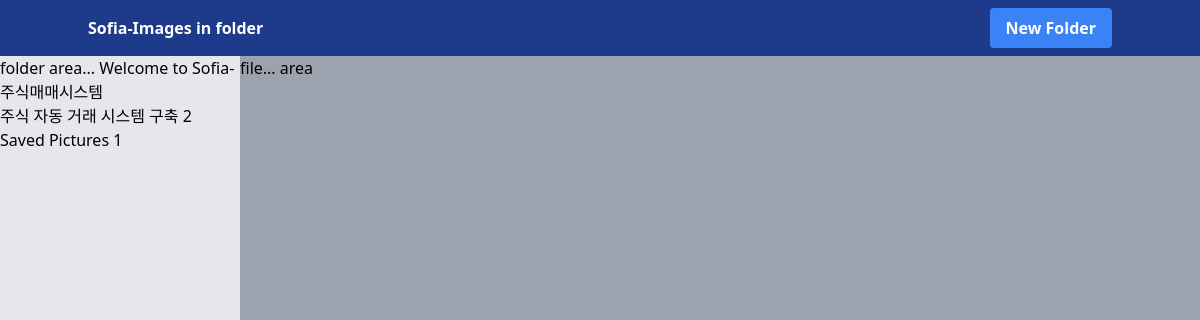
Before: / with the older database file.
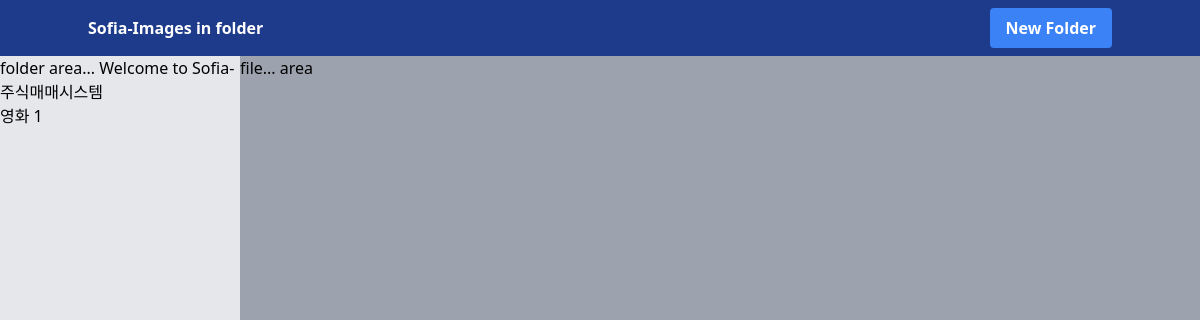
After: the same page with the newer database file.
### models/image_folder_model.py (models this page shows)
class ImageFolderBase(SQLModel):
    folder_name: str
    folder_path: str
    last_load_time: Optional[datetime] = None
    note:  Optional[str] = None

class ImageFolder(ImageFolderBase, table=True):
    __tablename__ = 'image_folders'
    id: Optional[int] = Field(default=None, primary_key=True)
    last_load_time: datetime = Field(sa_column_kwargs={"default": datetime.now, "nullable": False})

### api/v1/home_routes.py (the view)
@router.get("/", response_class=HTMLResponse)
async def read_root(request: Request, db=Depends(get_db), folder_service = Depends(get_folder_service)):
    logger.debug("-----------> 메인페이지 호출")
    folder_list = await folder_service.get_all(db)
    folder_json_list = [folder.model_dump() for folder in folder_list]
    context = {"request": request, "message": "Welcome to Sofia-주식매매시스템", "list": folder_json_list}
    return render_template("index.html", context)

### templates/index.html (shortened to what this page needs)
folder area... ((message))
<ul>
        <li>(( folder.folder_name )) ((folder.id))</li>
</ul>
file... area

### templates/base.html (shortened to what this page needs)
<!DOCTYPE html>
<html lang="en">
<head>
    <link href="https://cdn.jsdelivr.net/npm/tailwindcss@2.1.2/dist/tailwind.min.css" rel="stylesheet">
</head>
<body>
    <main>
        <div class="flex h-screen">
            <div class="w-1/5 bg-gray-200">(% block folder_area %)(% endblock %)</div>
            <div class="w-4/5 bg-gray-400">(% block file_area %)(% endblock %)</div>
        </div>
    </main>
</body>
</html>

### templates/common/nav.html
<nav class="bg-blue-900 p-2">
    <div class="container mx-auto flex justify-between items-center">
        <div class="text-white font-semibold">
            Sofia-Images in folder
        </div>
        <button id="btnShowNewFolderArea" class="bg-blue-500 hover:bg-blue-700 text-white font-bold py-2 px-4 rounded">
            New Folder
        </button>
    </div>
</nav>

Changed rows visible on the page:
removed ImageFolder: folder_name "주식 자동 거래 시스템 구축", id "2"
changed ImageFolder id 1: folder_name "Saved Pictures" → "영화"
